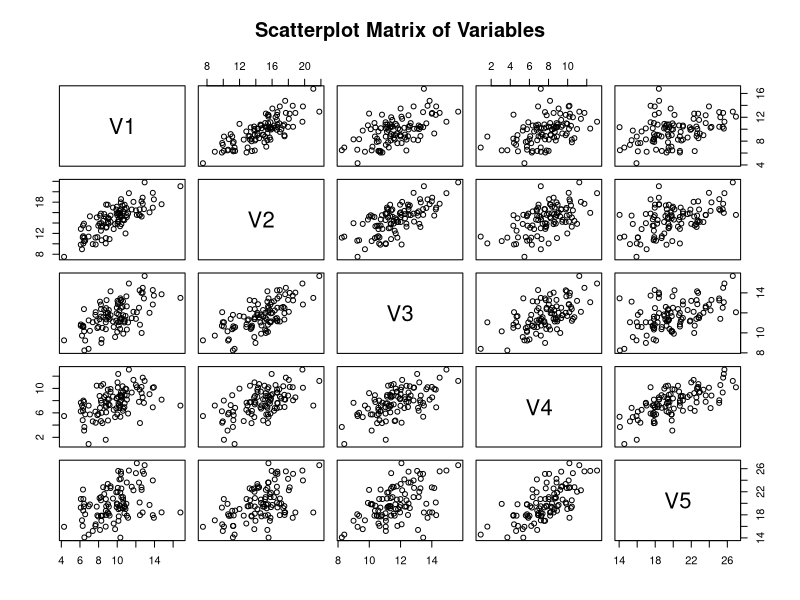
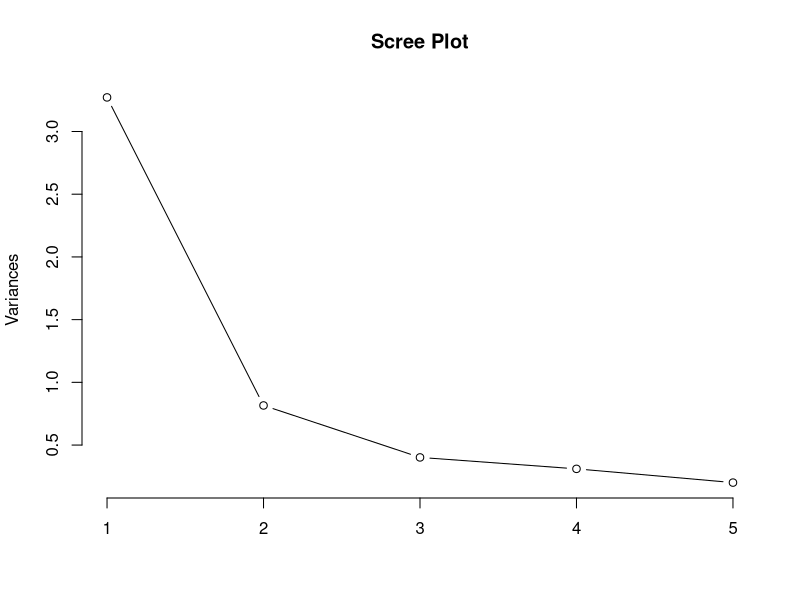
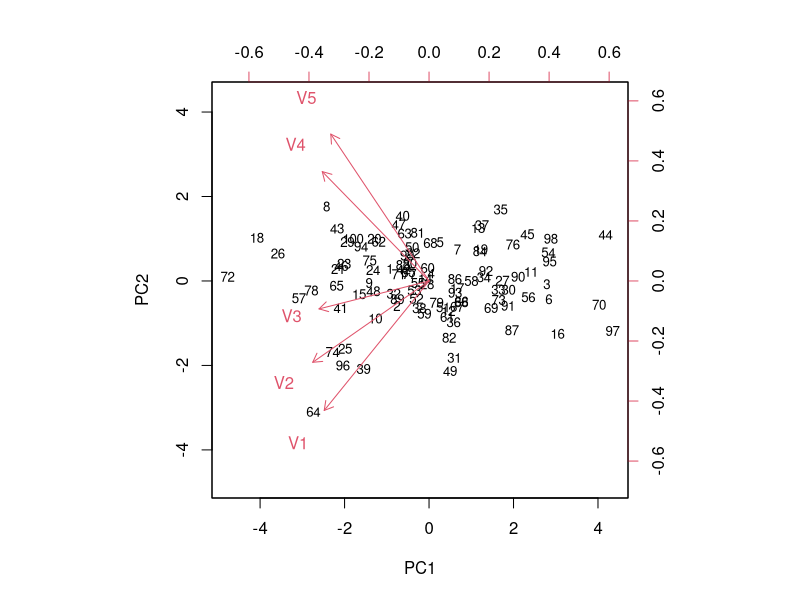
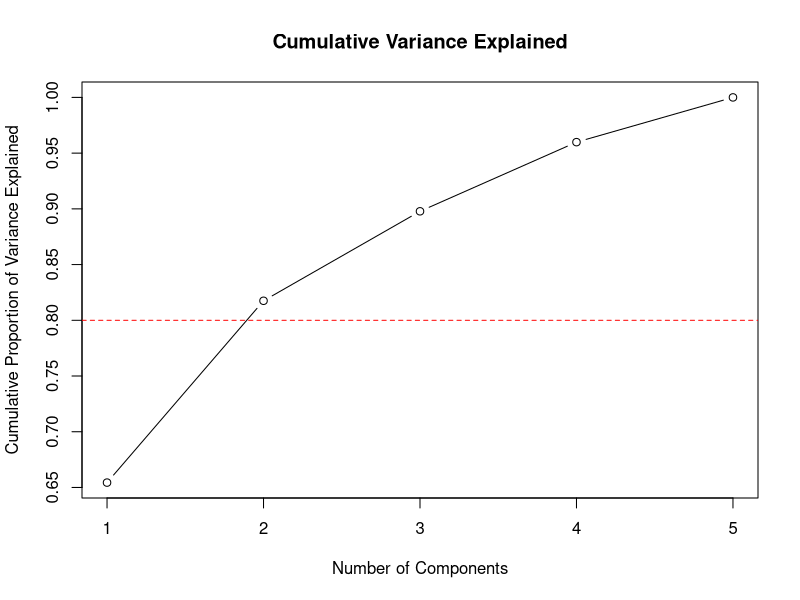

Source code (R) for these figures, in order:
# Generate synthetic data for Principal Component Analysis
set.seed(123)
n <- 100  # sample size

# Create a correlation matrix to ensure variables are correlated
cor_matrix <- matrix(c(
  1.0, 0.8, 0.6, 0.5, 0.4,
  0.8, 1.0, 0.7, 0.6, 0.5,
  0.6, 0.7, 1.0, 0.7, 0.6,
  0.5, 0.6, 0.7, 1.0, 0.7,
  0.4, 0.5, 0.6, 0.7, 1.0
), nrow = 5)

# Use Cholesky decomposition to generate correlated data
library(MASS)  # for mvrnorm
mu <- c(10, 15, 12, 8, 20)  # means of variables
vars <- c(5, 8, 3, 6, 10)  # variances of variables
sigma <- diag(sqrt(vars)) %*% cor_matrix %*% diag(sqrt(vars))  # covariance matrix
X <- mvrnorm(n, mu, sigma)
colnames(X) <- paste0("V", 1:5)
df <- as.data.frame(X)

# Descriptive statistics
summary(df)
cor(df)  # correlation matrix

# Visualization of correlations
pairs(df, main = "Scatterplot Matrix of Variables")

# Perform PCA
pca_result <- prcomp(df, scale = TRUE)  # standardize variables
summary(pca_result)  # proportion of variance explained by each PC

# Scree plot to visualize eigenvalues
plot(pca_result, type = "l", main = "Scree Plot")

# Biplot to visualize variables and observations in PC space
biplot(pca_result, cex = c(0.8, 1), scale = 0)

# Loadings (correlations between original variables and principal components)
print(pca_result$rotation)

# PC scores (coordinates of observations in PC space)
head(pca_result$x)

# Determine number of components to retain
# Kaiser criterion: eigenvalues > 1
eigenvalues <- pca_result$sdev^2
num_components <- sum(eigenvalues > 1)
cat("Number of components to retain by Kaiser criterion:", num_components, "\n")

# Cumulative variance explained
cum_var <- cumsum(pca_result$sdev^2) / sum(pca_result$sdev^2)
plot(cum_var, type = "b", xlab = "Number of Components", 
     ylab = "Cumulative Proportion of Variance Explained",
     main = "Cumulative Variance Explained")
abline(h = 0.8, col = "red", lty = 2)  # typically aim for 80% explained variance 